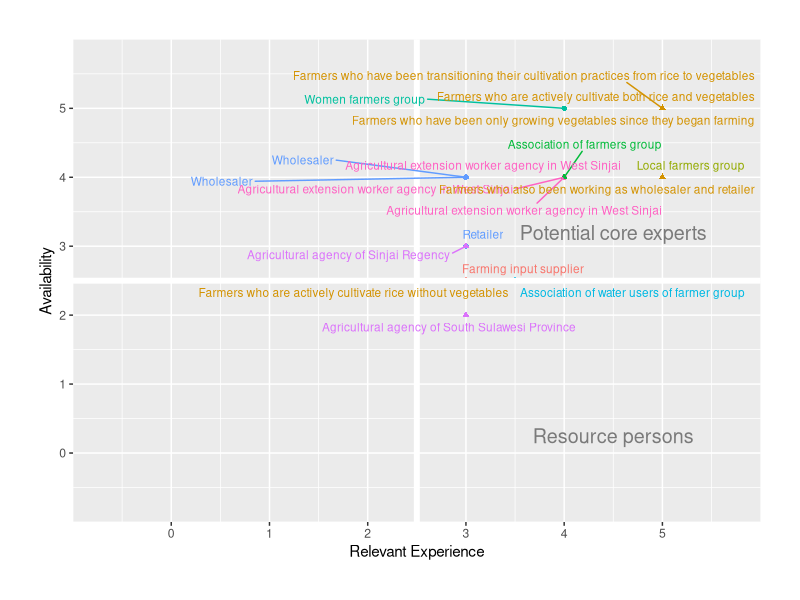

Recreate this plot in R.
library(tidyverse)
library(ggplot2)
install.packages("ggrepel")
library(ggrepel)
install.packages("ggthemes")
library(ggthemes)

stakeholder <- read.csv("stakeholders_in_transition.csv")

ggplot(data = stakeholder, aes(x = Experience, 
                               y = Availability,
                               label = stakeholders, 
                               color = Expertise)) + 
  geom_point(aes(shape=Gender)) +
  xlab("Relevant Experience") +
  
  #label names of stakeholders and expand space to show full names
  scale_x_continuous(labels = paste(seq(0, 5, by = 1)), 
                     breaks = seq(0, 5, by = 1), 
                     limits = c(0, 5),
                     expand = c(0, 1)) +
  scale_y_continuous(labels = paste(seq(0, 5, by = 1)), 
                     breaks = seq(0, 5, by = 1), 
                     limits = c(0, 5),
                     expand = c(0, 1)) +
  theme(plot.margin = unit(c(1, 1, 1, 1), "cm")) +
  theme(legend.position = "none") +
  
  # Create line to categorize stakeholders
  geom_hline(yintercept=2.5, color="white", size=2) +
  geom_vline(xintercept=2.5, color="white", size=2) +
  
  # Show all names of overlapped values
  geom_text_repel(box.padding = 0.3, max.overlaps = Inf, size = 3) +
  annotate("text", label = "Potential core experts",
           x = 4.5, y = 3.2, size = 5, color = "grey48") +
  annotate("text", label = "Resource persons",
           x = 4.5, y = 0.25, size = 5, color = "grey48")
